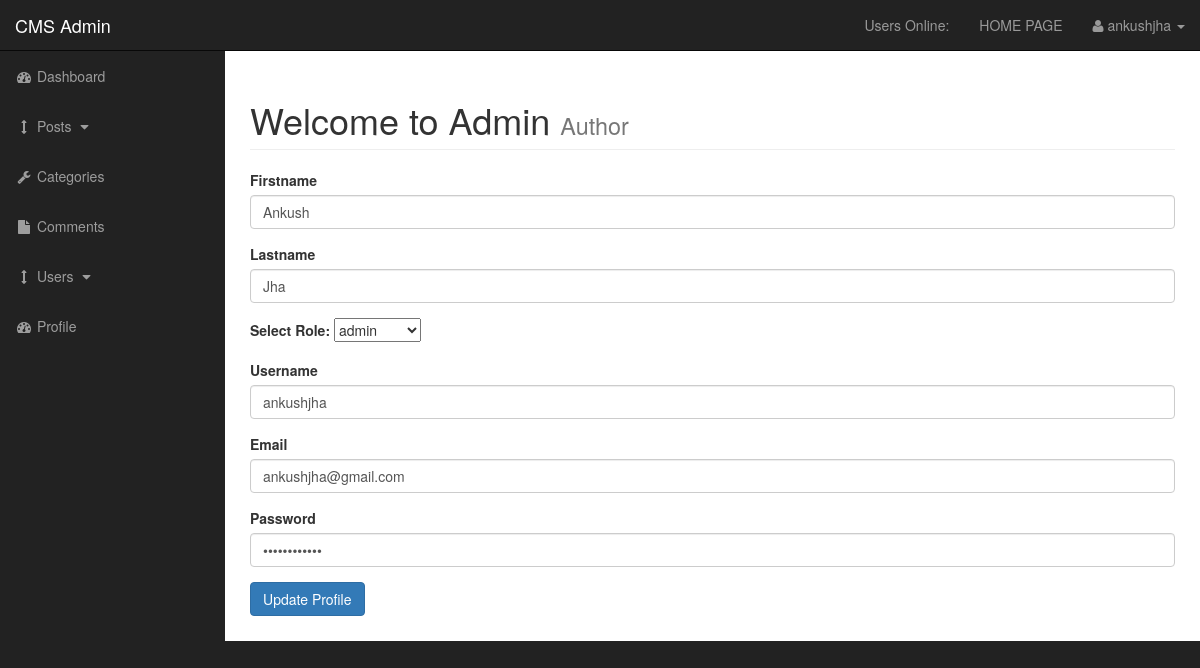
/admin/profile.php (signed in), run on the app's committed database.
### tables this page shows
CREATE TABLE `users` (
  `user_id` int(3) NOT NULL,
  `username` varchar(255) NOT NULL,
  `user_password` varchar(255) NOT NULL,
  `user_firstname` varchar(255) NOT NULL,
  `user_lastname` varchar(255) NOT NULL,
  `user_email` varchar(255) NOT NULL,
  `user_image` text NOT NULL,
  `user_role` varchar(255) NOT NULL,
  `randSalt` varchar(255) NOT NULL DEFAULT '$2y$10$iusesomecrazystrings22'
);

### admin/profile.php (the view, shortened to what this page needs)
<?php include "includes/admin_header.php" ?>
<?php
    if(isset($_SESSION['username'])) {
        $username = $_SESSION['username'];
        $query = "SELECT * FROM users WHERE username = '{$username}' ";
        $select_user_profile_query = mysqli_query($connection, $query);
        while($row = mysqli_fetch_array($select_user_profile_query) ) {
            $username = $row['username'];
            $user_password = $row['user_password'];
            $user_firstname = $row['user_firstname'];
            $user_lastname = $row['user_lastname'];
            $user_email = $row['user_email'];
            $user_role = $row['user_role'];
        }
    }
    ?>
    <div id="wrapper">
        <?php include "includes/admin_navigations.php" ?>
        </nav>
        <div id="page-wrapper">
            <div class="container-fluid">
                <div class="row">
                    <div class="col-lg-12">
                        <h1 class="page-header">
                                Welcome to Admin
                                <small>Author</small>
                            </h1>
                        <form action="" method="post" enctype="multipart/form-data">
                        <div class="form-group">
                        <label for="user_firstname">Firstname</label>
                        <input type="text" value='<?php echo $user_firstname; ?>' class="form-control" name="user_firstname">
                        </div>
                        <div class="form-group">
                        <label for="user_lastname">Lastname</label>
                        <input type="text" value="<?php echo $user_lastname; ?>" class="form-control" name="user_lastname">
                        </div>
                        <div class="form-group">
                            <label for="user_role">Select Role: </label>
                            <select name="user_role" id="">
                                <option value="subscriber"> <?php echo $user_role; ?> </option>
                            </select>
                        </div>
                        <div class="form-group">
                        <label for="username">Username</label>
                        <input type="text" value="<?php echo $username ?>" class="form-control" name="username">
                        </div>
                        <div class="form-group">
                        <label for="user_email">Email</label>
                        <input type="email" value="<?php echo $user_email ?>" class="form-control" name="user_email">
                        </div>
                        <div class="form-group">
                        <label for="user_password">Password</label>
                        <input type="password" value="<?php echo $user_password ?>" class="form-control" name="user_password">
                        </div>
                        <div class="form-group">
                        <input class="btn btn-primary" type="submit" name="edit_user" value="Update Profile">
                        </div>
                        </form>
                    </div>
                </div>
            </div>
        </div>
    </div>
    <?php include "includes/admin_footer.php"; ?>

### admin/css/sb-admin.css (style rules this page uses)
body { margin-top: 100px; background-color: #222; }
@media (min-width:768px) { body { margin-top: 50px; } }
#wrapper { padding-left: 0; }
#page-wrapper { width: 100%; padding: 0; background-color: #fff; }
@media (min-width:768px) { #wrapper { padding-left: 225px; } }
@media (min-width:768px) { #page-wrapper { padding: 10px; } }

### data on the page
users: user_firstname "Ankush", user_lastname "Jha", user_role "admin", username "ankushjha", user_email "ankushjha@gmail.com"

### other printed values
$_SESSION['username'] "ankushjha"
